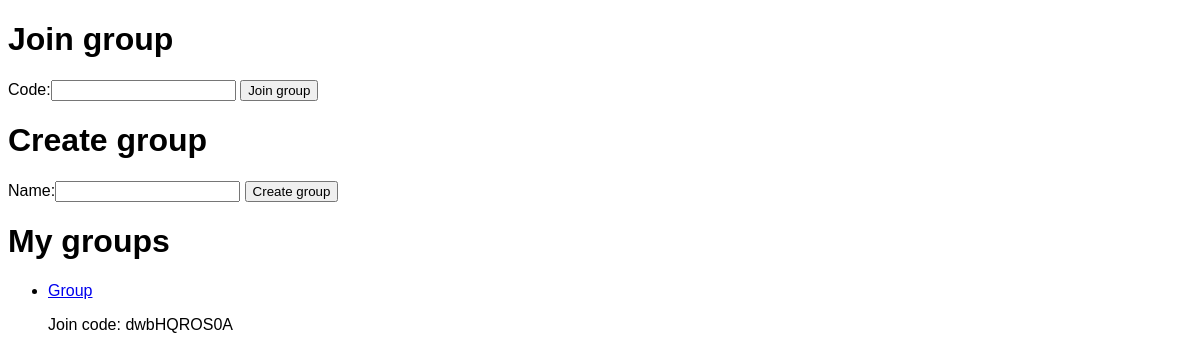
Page /group_messages/ (signed in) on the earlier database version.
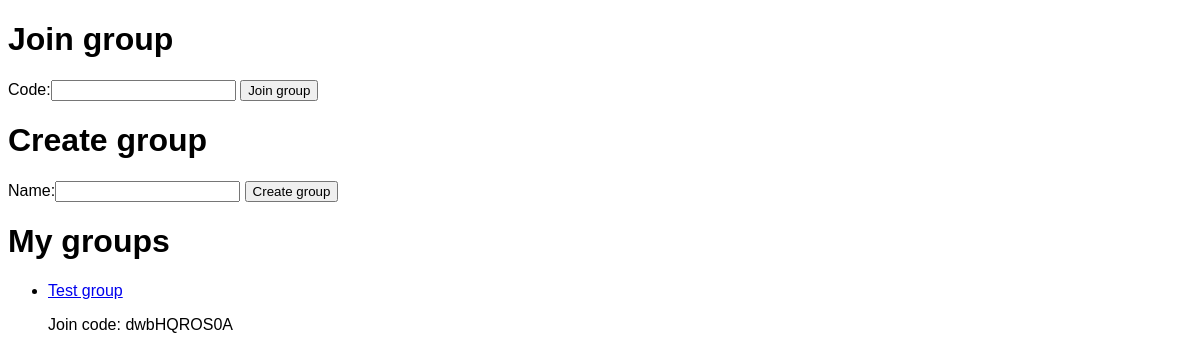
Same page on the later database version.
### Group_messages/models.py (models this page shows)
class Group(models.Model):
    name = models.CharField(max_length=200)
    users = models.ManyToManyField(get_user_model(), related_name='user_groups')
    code = models.CharField(max_length=10, unique=True)

### Group_messages/views.py (the view, shortened to what this page needs)
# urls.py: path('', views.select_group, name='select_group'),
@login_required
def select_group(request):
    join_form = GroupCodeForm()
    creation_form = GroupCreationForm()
    groups = request.user.user_groups.all()
    context = {'joinForm': join_form, 'creationForm': creation_form, 'groups': groups}
    return render(request, 'Group_messages/select_group.html', context)

### Group_messages/forms.py
class GroupCodeForm(forms.Form):
    code = forms.CharField(max_length=10)

class GroupCreationForm(forms.Form):
    name = forms.CharField(max_length=200)

### Group_messages/Templates/Group_messages/select_group.html (shortened to what this page needs)
{% extends 'base.html' %}
{% block content %}
    <h1>Join group</h1>
    <form method="post" action="{% url 'select_group' %}">
        {{ joinForm }}
        <button type="submit">Join group</button>
    </form>
    <h1>Create group</h1>
    <form method="post" action="{% url 'select_group' %}">
        {{ creationForm }}
        <button type="submit">Create group</button>
    </form>
    <h1>My groups</h1>
    <ul>
        {% for group in groups %}
            <li><a href="{% url 'chat' group.pk %}">{{ group.name }}</a><p>Join code: {{ group.code }}</p></li>
        {% endfor %}
    </ul>
{% endblock %}

Differences in the rows shown:
changed Group "dwbHQROS0A": name "Group" → "Test group"
